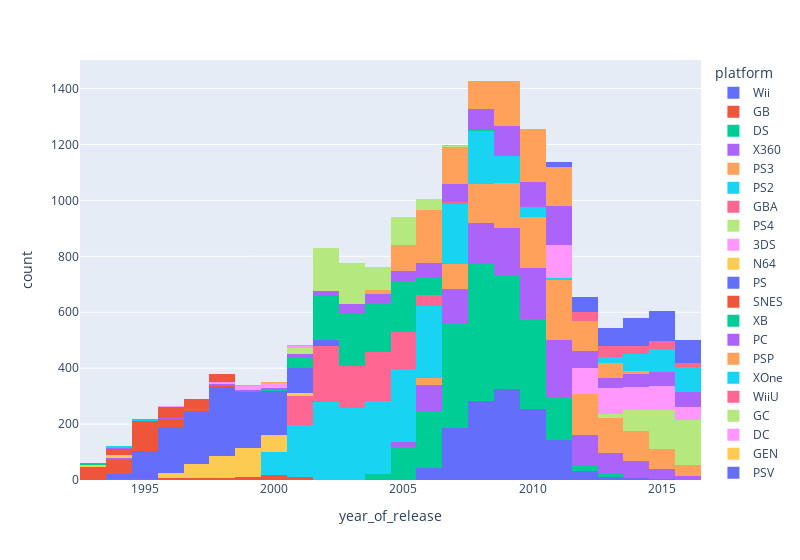

Notebook code for this chart:
### Markdown cell above
#### Динамика продаж по платформам

### Code cell
px.histogram(df,x='year_of_release',color = 'platform',width=800)

### Figure 1 — Plotly figure (JSON) as saved in the notebook; plotly's stock layout.template omitted (floating-point values rounded to 4 significant figures; data arrays with more than 128 entries replaced by an {"elided": "..."} marker saying what was removed)
{"data": [{"alignmentgroup": "True", "bingroup": "x", "hovertemplate": "platform=Wii<br>year_of_release=%{x}<br>count=%{y}<extra></extra>", "legendgroup": "Wii", "marker": {"color": "#636efa", "pattern": {"shape": ""}}, "name": "Wii", "offsetgroup": "Wii", "orientation": "v", "showlegend": true, "type": "histogram", "x": {"elided": "1286 int values"}, "xaxis": "x", "yaxis": "y"}, {"alignmentgroup": "True", "bingroup": "x", "hovertemplate": "platform=GB<br>year_of_release=%{x}<br>count=%{y}<extra></extra>", "legendgroup": "GB", "marker": {"color": "#EF553B", "pattern": {"shape": ""}}, "name": "GB", "offsetgroup": "GB", "orientation": "v", "showlegend": true, "type": "histogram", "x": [1996, 1999, 1998, 2000, 1999, 1994, 1999, 1994, 1998, 1994, 1995, 1996, 1998, 1998, 2000, 2000, 2000, 1998, 2001, 2001, 2001, 1998, 2001, 1997, 1996, 1997, 2000, 2000, 1997, 1999, 2000, 1999, 1997, 2001, 2000, 2000, 1999, 1995, 2001, 1999, 1997, 2001, 1998, 1997, 1996, 1995, 1999, 1995, 1999, 2000, 1996, 2000, 2000, 1997, 1996, 1997, 2000, 1999, 2000, 2001, 2000, 1999, 2001, 2000, 2001, 2000, 1998], "xaxis": "x", "yaxis": "y"}, {"alignmentgroup": "True", "bingroup": "x", "hovertemplate": "platform=DS<br>year_of_release=%{x}<br>count=%{y}<extra></extra>", "legendgroup": "DS", "marker": {"color": "#00cc96", "pattern": {"shape": ""}}, "name": "DS", "offsetgroup": "DS", "orientation": "v", "showlegend": true, "type": "histogram", "x": {"elided": "2120 int values"}, "xaxis": "x", "yaxis": "y"}, {"alignmentgroup": "True", "bingroup": "x", "hovertemplate": "platform=X360<br>year_of_release=%{x}<br>count=%{y}<extra></extra>", "legendgroup": "X360", "marker": {"color": "#ab63fa", "pattern": {"shape": ""}}, "name": "X360", "offsetgroup": "X360", "orientation": "v", "showlegend": true, "type": "histogram", "x": {"elided": "1232 int values"}, "xaxis": "x", "yaxis": "y"}, {"alignmentgroup": "True", "bingroup": "x", "hovertemplate": "platform=PS3<br>year_of_release=%{x}<br>count=%{y}<extra></extra>", "legendgroup": "PS3", "marker": {"color": "#FFA15A", "pattern": {"shape": ""}}, "name": "PS3", "offsetgroup": "PS3", "orientation": "v", "showlegend": true, "type": "histogram", "x": {"elided": "1306 int values"}, "xaxis": "x", "yaxis": "y"}, {"alignmentgroup": "True", "bingroup": "x", "hovertemplate": "platform=PS2<br>year_of_release=%{x}<br>count=%{y}<extra></extra>", "legendgroup": "PS2", "marker": {"color": "#19d3f3", "pattern": {"shape": ""}}, "name": "PS2", "offsetgroup": "PS2", "orientation": "v", "showlegend": true, "type": "histogram", "x": {"elided": "2127 int values"}, "xaxis": "x", "yaxis": "y"}, {"alignmentgroup": "True", "bingroup": "x", "hovertemplate": "platform=GBA<br>year_of_release=%{x}<br>count=%{y}<extra></extra>", "legendgroup": "GBA", "marker": {"color": "#FF6692", "pattern": {"shape": ""}}, "name": "GBA", "offsetgroup": "GBA", "orientation": "v", "showlegend": true, "type": "histogram", "x": {"elided": "811 int values"}, "xaxis": "x", "yaxis": "y"}, {"alignmentgroup": "True", "bingroup": "x", "hovertemplate": "platform=PS4<br>year_of_release=%{x}<br>count=%{y}<extra></extra>", "legendgroup": "PS4", "marker": {"color": "#B6E880", "pattern": {"shape": ""}}, "name": "PS4", "offsetgroup": "PS4", "orientation": "v", "showlegend": true, "type": "histogram", "x": {"elided": "392 int values"}, "xaxis": "x", "yaxis": "y"}, {"alignmentgroup": "True", "bingroup": "x", "hovertemplate": "platform=3DS<br>year_of_release=%{x}<br>count=%{y}<extra></extra>", "legendgroup": "3DS", "marker": {"color": "#FF97FF", "pattern": {"shape": ""}}, "name": "3DS", "offsetgroup": "3DS", "orientation": "v", "showlegend": true, "type": "histogram", "x": {"elided": "512 int values"}, "xaxis": "x", "yaxis": "y"}, {"alignmentgroup": "True", "bingroup": "x", "hovertemplate": "platform=N64<br>year_of_release=%{x}<br>count=%{y}<extra></extra>", "legendgroup": "N64", "marker": {"color": "#FECB52", "pattern": {"shape": ""}}, "name": "N64", "offsetgroup": "N64", "orientation": "v", "showlegend": true, "type": "histogram", "x": {"elided": "316 int values"}, "xaxis": "x", "yaxis": "y"}, {"alignmentgroup": "True", "bingroup": "x", "hovertemplate": "platform=PS<br>year_of_release=%{x}<br>count=%{y}<extra></extra>", "legendgroup": "PS", "marker": {"color": "#636efa", "pattern": {"shape": ""}}, "name": "PS", "offsetgroup": "PS", "orientation": "v", "showlegend": true, "type": "histogram", "x": {"elided": "1190 int values"}, "xaxis": "x", "yaxis": "y"}, {"alignmentgroup": "True", "bingroup": "x", "hovertemplate": "platform=SNES<br>year_of_release=%{x}<br>count=%{y}<extra></extra>", "legendgroup": "SNES", "marker": {"color": "#EF553B", "pattern": {"shape": ""}}, "name": "SNES", "offsetgroup": "SNES", "orientation": "v", "showlegend": true, "type": "histogram", "x": {"elided": "190 int values"}, "xaxis": "x", "yaxis": "y"}, {"alignmentgroup": "True", "bingroup": "x", "hovertemplate": "platform=XB<br>year_of_release=%{x}<br>count=%{y}<extra></extra>", "legendgroup": "XB", "marker": {"color": "#00cc96", "pattern": {"shape": ""}}, "name": "XB", "offsetgroup": "XB", "orientation": "v", "showlegend": true, "type": "histogram", "x": {"elided": "803 int values"}, "xaxis": "x", "yaxis": "y"}, {"alignmentgroup": "True", "bingroup": "x", "hovertemplate": "platform=PC<br>year_of_release=%{x}<br>count=%{y}<extra></extra>", "legendgroup": "PC", "marker": {"color": "#ab63fa", "pattern": {"shape": ""}}, "name": "PC", "offsetgroup": "PC", "orientation": "v", "showlegend": true, "type": "histogram", "x": {"elided": "950 int values"}, "xaxis": "x", "yaxis": "y"}, {"alignmentgroup": "True", "bingroup": "x", "hovertemplate": "platform=PSP<br>year_of_release=%{x}<br>count=%{y}<extra></extra>", "legendgroup": "PSP", "marker": {"color": "#FFA15A", "pattern": {"shape": ""}}, "name": "PSP", "offsetgroup": "PSP", "orientation": "v", "showlegend": true, "type": "histogram", "x": {"elided": "1193 int values"}, "xaxis": "x", "yaxis": "y"}, {"alignmentgroup": "True", "bingroup": "x", "hovertemplate": "platform=XOne<br>year_of_release=%{x}<br>count=%{y}<extra></extra>", "legendgroup": "XOne", "marker": {"color": "#19d3f3", "pattern": {"shape": ""}}, "name": "XOne", "offsetgroup": "XOne", "orientation": "v", "showlegend": true, "type": "histogram", "x": {"elided": "247 int values"}, "xaxis": "x", "yaxis": "y"}, {"alignmentgroup": "True", "bingroup": "x", "hovertemplate": "platform=WiiU<br>year_of_release=%{x}<br>count=%{y}<extra></extra>", "legendgroup": "WiiU", "marker": {"color": "#FF6692", "pattern": {"shape": ""}}, "name": "WiiU", "offsetgroup": "WiiU", "orientation": "v", "showlegend": true, "type": "histogram", "x": {"elided": "147 int values"}, "xaxis": "x", "yaxis": "y"}, {"alignmentgroup": "True", "bingroup": "x", "hovertemplate": "platform=GC<br>year_of_release=%{x}<br>count=%{y}<extra></extra>", "legendgroup": "GC", "marker": {"color": "#B6E880", "pattern": {"shape": ""}}, "name": "GC", "offsetgroup": "GC", "orientation": "v", "showlegend": true, "type": "histogram", "x": {"elided": "542 int values"}, "xaxis": "x", "yaxis": "y"}, {"alignmentgroup": "True", "bingroup": "x", "hovertemplate": "platform=DC<br>year_of_release=%{x}<br>count=%{y}<extra></extra>", "legendgroup": "DC", "marker": {"color": "#FF97FF", "pattern": {"shape": ""}}, "name": "DC", "offsetgroup": "DC", "orientation": "v", "showlegend": true, "type": "histogram", "x": [1998, 2000, 1999, 1999, 2000, 2000, 1999, 1999, 1998, 1999, 1999, 2001, 1999, 2002, 1998, 1999, 2000, 2000, 2000, 2001, 2000, 1999, 2001, 1998, 2000, 2000, 2000, 2001, 2001, 2000, 1999, 1999, 1999, 2000, 2000, 1999, 2000, 1998, 2000, 2000, 2001, 1998, 2000, 1998, 2000, 2000, 1999, 2001, 2001, 2008, 2000, 2007], "xaxis": "x", "yaxis": "y"}, {"alignmentgroup": "True", "bingroup": "x", "hovertemplate": "platform=GEN<br>year_of_release=%{x}<br>count=%{y}<extra></extra>", "legendgroup": "GEN", "marker": {"color": "#FECB52", "pattern": {"shape": ""}}, "name": "GEN", "offsetgroup": "GEN", "orientation": "v", "showlegend": true, "type": "histogram", "x": [1993, 1994, 1994, 1994, 1994, 1994, 1994, 1993, 1993, 1994, 1994, 1994, 1993, 1993, 1993, 1993, 1993, 1994, 1994, 1993, 1994], "xaxis": "x", "yaxis": "y"}, {"alignmentgroup": "True", "bingroup": "x", "hovertemplate": "platform=PSV<br>year_of_release=%{x}<br>count=%{y}<extra></extra>", "legendgroup": "PSV", "marker": {"color": "#636efa", "pattern": {"shape": ""}}, "name": "PSV", "offsetgroup": "PSV", "orientation": "v", "showlegend": true, "type": "histogram", "x": {"elided": "429 int values"}, "xaxis": "x", "yaxis": "y"}, {"alignmentgroup": "True", "bingroup": "x", "hovertemplate": "platform=SAT<br>year_of_release=%{x}<br>count=%{y}<extra></extra>", "legendgroup": "SAT", "marker": {"color": "#EF553B", "pattern": {"shape": ""}}, "name": "SAT", "offsetgroup": "SAT", "orientation": "v", "showlegend": true, "type": "histogram", "x": {"elided": "173 int values"}, "xaxis": "x", "yaxis": "y"}, {"alignmentgroup": "True", "bingroup": "x", "hovertemplate": "platform=NES<br>year_of_release=%{x}<br>count=%{y}<extra></extra>", "legendgroup": "NES", "marker": {"color": "#00cc96", "pattern": {"shape": ""}}, "name": "NES", "offsetgroup": "NES", "orientation": "v", "showlegend": true, "type": "histogram", "x": [1993, 1993, 1993, 1993, 1994], "xaxis": "x", "yaxis": "y"}, {"alignmentgroup": "True", "bingroup": "x", "hovertemplate": "platform=SCD<br>year_of_release=%{x}<br>count=%{y}<extra></extra>", "legendgroup": "SCD", "marker": {"color": "#ab63fa", "pattern": {"shape": ""}}, "name": "SCD", "offsetgroup": "SCD", "orientation": "v", "showlegend": true, "type": "histogram", "x": [1993, 1994, 1994, 1994, 1994, 1994], "xaxis": "x", "yaxis": "y"}, {"alignmentgroup": "True", "bingroup": "x", "hovertemplate": "platform=WS<br>year_of_release=%{x}<br>count=%{y}<extra></extra>", "legendgroup": "WS", "marker": {"color": "#FFA15A", "pattern": {"shape": ""}}, "name": "WS", "offsetgroup": "WS", "orientation": "v", "showlegend": true, "type": "histogram", "x": [2000, 1999, 2001, 1999, 2000, 2001], "xaxis": "x", "yaxis": "y"}, {"alignmentgroup": "True", "bingroup": "x", "hovertemplate": "platform=NG<br>year_of_release=%{x}<br>count=%{y}<extra></extra>", "legendgroup": "NG", "marker": {"color": "#19d3f3", "pattern": {"shape": ""}}, "name": "NG", "offsetgroup": "NG", "orientation": "v", "showlegend": true, "type": "histogram", "x": [1994, 1994, 1995, 1994, 1993, 1994, 1995, 1993, 1996, 1996, 1995, 1995], "xaxis": "x", "yaxis": "y"}, {"alignmentgroup": "True", "bingroup": "x", "hovertemplate": "platform=TG16<br>year_of_release=%{x}<br>count=%{y}<extra></extra>", "legendgroup": "TG16", "marker": {"color": "#FF6692", "pattern": {"shape": ""}}, "name": "TG16", "offsetgroup": "TG16", "orientation": "v", "showlegend": true, "type": "histogram", "x": [1995, 1995], "xaxis": "x", "yaxis": "y"}, {"alignmentgroup": "True", "bingroup": "x", "hovertemplate": "platform=3DO<br>year_of_release=%{x}<br>count=%{y}<extra></extra>", "legendgroup": "3DO", "marker": {"color": "#B6E880", "pattern": {"shape": ""}}, "name": "3DO", "offsetgroup": "3DO", "orientation": "v", "showlegend": true, "type": "histogram", "x": [1995, 1994, 1995], "xaxis": "x", "yaxis": "y"}, {"alignmentgroup": "True", "bingroup": "x", "hovertemplate": "platform=PCFX<br>year_of_release=%{x}<br>count=%{y}<extra></extra>", "legendgroup": "PCFX", "marker": {"color": "#FF97FF", "pattern": {"shape": ""}}, "name": "PCFX", "offsetgroup": "PCFX", "orientation": "v", "showlegend": true, "type": "histogram", "x": [1996], "xaxis": "x", "yaxis": "y"}], "layout": {"barmode": "relative", "legend": {"title": {"text": "platform"}, "tracegroupgap": 0}, "margin": {"t": 60}, "width": 800, "xaxis": {"anchor": "y", "domain": [0, 1], "title": {"text": "year_of_release"}}, "yaxis": {"anchor": "x", "domain": [0, 1], "title": {"text": "count"}}}}
